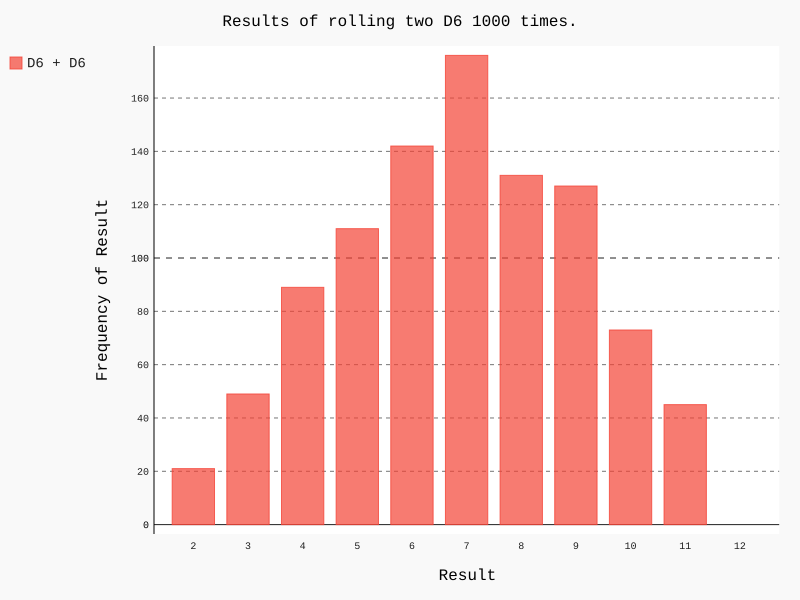

Recreate this plot in Python.
import pygal

from die import Die

# 创建两个D6骰子
die_1 = Die()
die_2 = Die()

# 掷骰子多次，并将结果存入列表中
results = []
for roll_num in range(1000):
	result = die_1.roll() + die_2.roll()
	results.append(result)

# 分析结果
frequencies = []
max_result = die_1.num_sides + die_2.num_sides
for value in range(2,max_result):
	frequency = results.count(value)
	frequencies.append(frequency)

#可视化结果
hist = pygal.Bar()
hist.title = "Results of rolling two D6 1000 times."
hist.x_labels = ['2','3','4','5','6','7','8','9','10','11','12']
hist.x_title = "Result"
hist.y_title = "Frequency of Result"

hist.add("D6 + D6",frequencies)
hist.render_to_file('dice_visual.svg')
